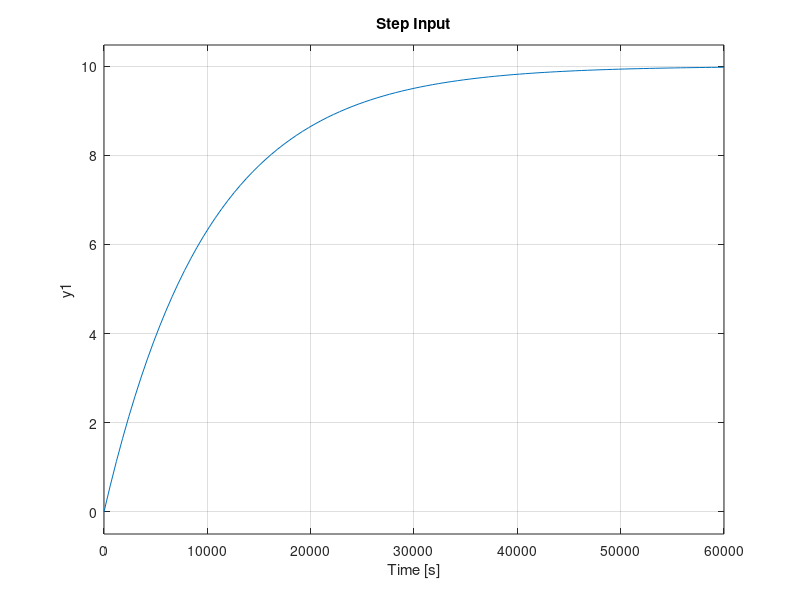
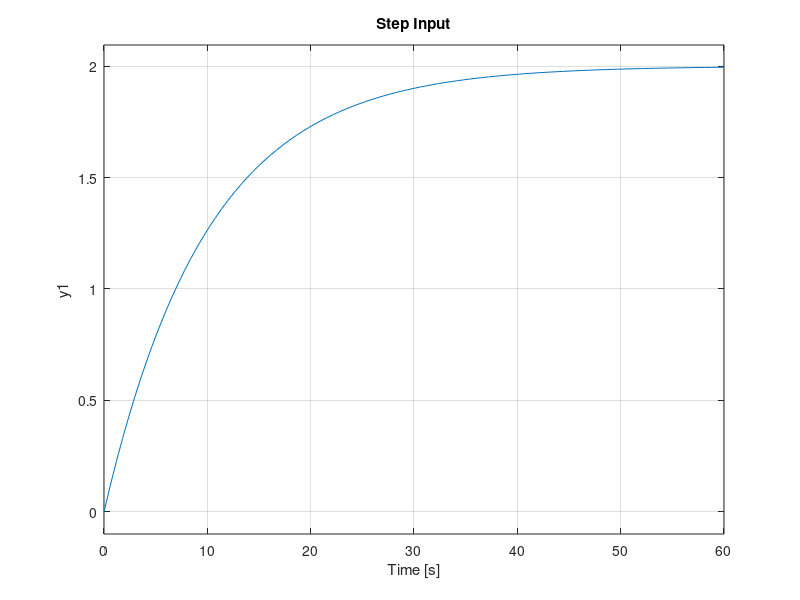
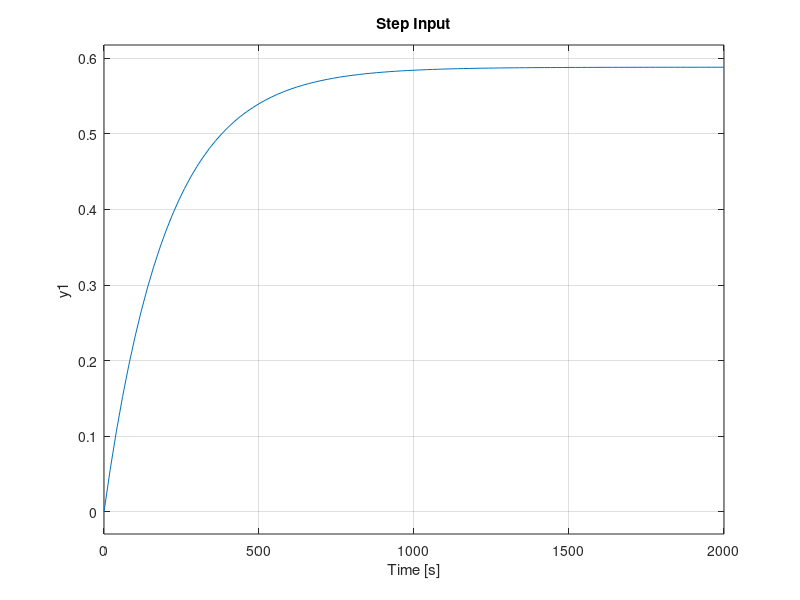
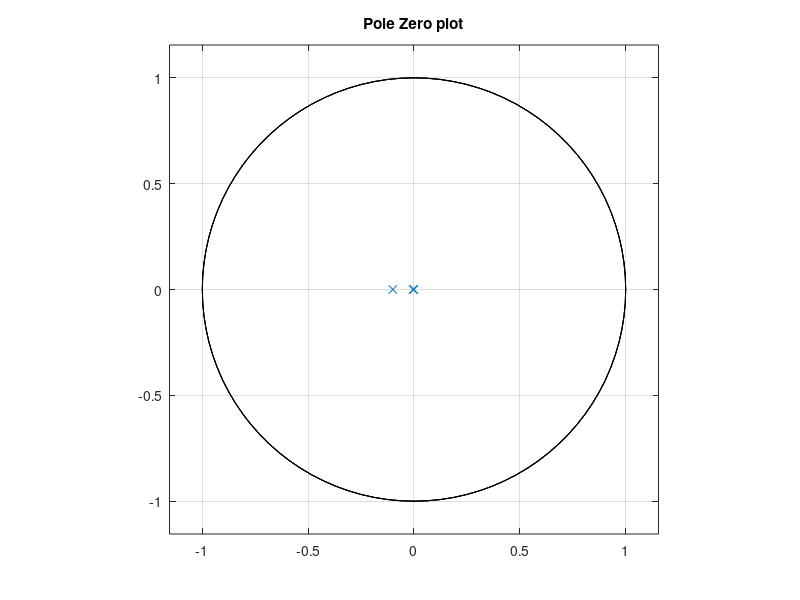

Reproduce these figures in MATLAB, in order.
B1= ([0.1 0.5 1.7]);
M1=([1000 5 340]);
for i=1:3
    sys = tf([1/M1(i)],[1,B1(i)/M1(i)])
    figure(i);
    subplot(2,1,1);
    impulse(sys);
    title('Impulse Input');
    subplot(2,1,2);
    step(sys);
    title('Step Input');
    [p,z]= pzmap(sys);
    figure(4)
    zplane(z,p);
    title('Pole Zero plot');
    hold;
end